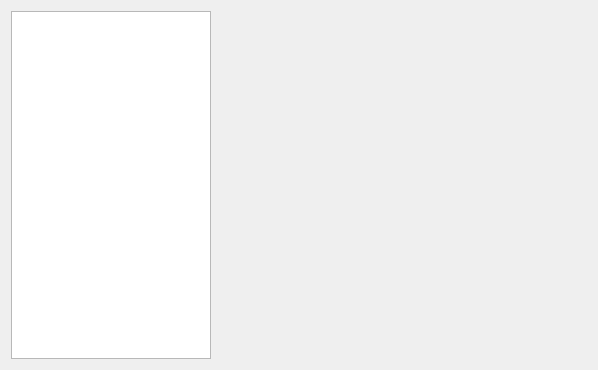
<?xml version="1.0" encoding="UTF-8"?>
<ui version="4.0">
 <class>qtvUITabConfigs</class>
 <widget class="QWidget" name="qtvUITabConfigs">
  <property name="geometry">
   <rect>
    <x>0</x>
    <y>0</y>
    <width>598</width>
    <height>370</height>
   </rect>
  </property>
  <property name="windowTitle">
   <string>Form</string>
  </property>
  <layout class="QHBoxLayout" name="horizontalLayout" stretch="3,7">
   <property name="spacing">
    <number>9</number>
   </property>
   <item>
    <widget class="qtvUIListConfig" name="listWidget">
     <property name="minimumSize">
      <size>
       <width>200</width>
       <height>0</height>
      </size>
     </property>
     <property name="maximumSize">
      <size>
       <width>200</width>
       <height>16777215</height>
      </size>
     </property>
    </widget>
   </item>
   <item>
    <widget class="QStackedWidget" name="st_context">
     <widget class="QWidget" name="page"/>
     <widget class="QWidget" name="page_2"/>
    </widget>
   </item>
  </layout>
 </widget>
 <customwidgets>
  <customwidget>
   <class>qtvUIListConfig</class>
   <extends>QListWidget</extends>
   <header>ui/base/qtv_ui_list.h</header>
  </customwidget>
 </customwidgets>
 <resources/>
 <connections/>
</ui>
